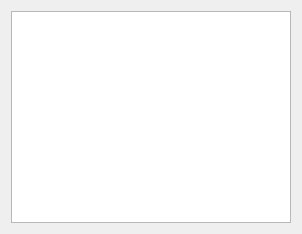
<?xml version="1.0" encoding="UTF-8"?>
<ui version="4.0">
 <class>History</class>
 <widget class="QWidget" name="History">
  <property name="windowModality">
   <enum>Qt::ApplicationModal</enum>
  </property>
  <property name="geometry">
   <rect>
    <x>0</x>
    <y>0</y>
    <width>302</width>
    <height>234</height>
   </rect>
  </property>
  <property name="windowTitle">
   <string>History</string>
  </property>
  <layout class="QGridLayout" name="gridLayout">
   <item row="0" column="0">
    <widget class="QPlainTextEdit" name="plainTextEdit">
     <property name="sizePolicy">
      <sizepolicy hsizetype="Expanding" vsizetype="Expanding">
       <horstretch>0</horstretch>
       <verstretch>0</verstretch>
      </sizepolicy>
     </property>
    </widget>
   </item>
  </layout>
 </widget>
 <resources/>
 <connections/>
</ui>
